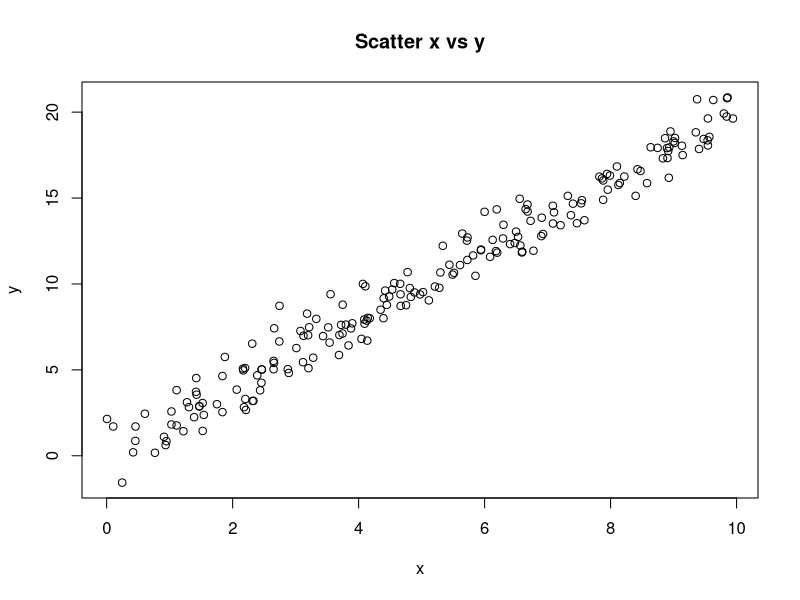

Reproduce this figure in R.
# Script 03: visualización y outputs
dir.create("results/figures", recursive = TRUE, showWarnings = FALSE)
dir.create("results/tables", recursive = TRUE, showWarnings = FALSE)

df <- read.csv("data/raw/datos_sinteticos.csv")

# Tabla: primeras 20 filas
write.csv(head(df, 20), "results/tables/primeras_20_filas.csv", row.names = FALSE)

# Figura: scatter simple (base R)
png("results/figures/scatter_xy.png", width = 800, height = 600)
plot(df$x, df$y, main = "Scatter x vs y", xlab = "x", ylab = "y")
dev.off()

message("OK: outputs generados en results/")
